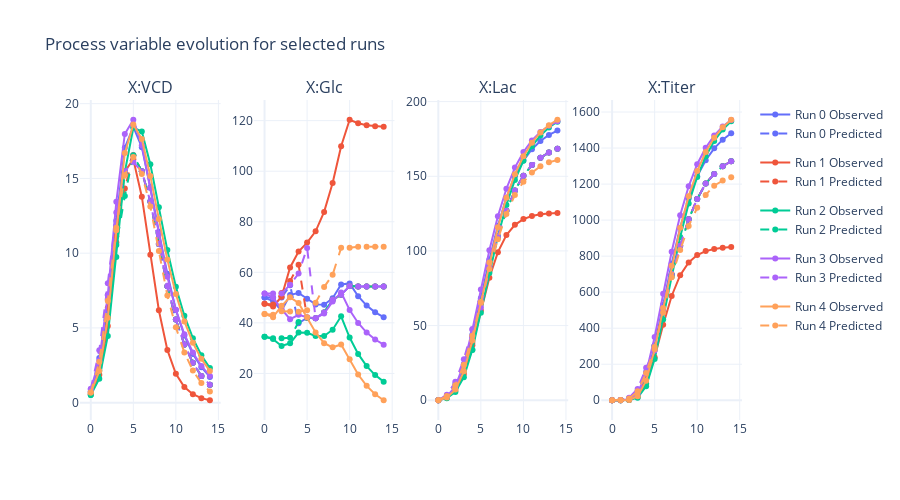

Notebook cell for this chart:
### Code cell
plot_predicted_profile(
    X_test.transpose(1, 2, 0), 
	X_test_pred.transpose(1, 2, 0), 
	X_columns, select_runs=[0, 1, 2, 3, 4], height=500
)

### Figure 1 — Plotly figure (JSON) as saved in the notebook; plotly's stock layout.template omitted (floating-point values rounded to 4 significant figures)
{"data": [{"legendgroup": "group_0", "marker": {"color": "#636EFA"}, "name": "Run 0 Observed", "showlegend": true, "type": "scatter", "x": [0, 1, 2, 3, 4, 5, 6, 7, 8, 9, 10, 11, 12, 13, 14], "xaxis": "x", "y": [0.75, 2.333, 6.178, 12.18, 17.05, 18.45, 17.09, 14.41, 11.43, 8.618, 6.207, 4.488, 3.259, 2.369, 1.721], "yaxis": "y"}, {"legendgroup": "group_0", "line": {"dash": "dash"}, "marker": {"color": "#636EFA"}, "name": "Run 0 Predicted", "showlegend": true, "type": "scatter", "x": [0, 1, 2, 3, 4, 5, 6, 7, 8, 9, 10, 11, 12, 13, 14], "xaxis": "x", "y": [0.75, 2.982, 7.204, 11.84, 15.38, 16.55, 15.47, 13.45, 10.62, 7.784, 5.561, 3.896, 2.663, 1.784, 1.203], "yaxis": "y"}, {"legendgroup": "group_0", "marker": {"color": "#636EFA"}, "name": "Run 0 Observed", "showlegend": false, "type": "scatter", "x": [0, 1, 2, 3, 4, 5, 6, 7, 8, 9, 10, 11, 12, 13, 14], "xaxis": "x2", "y": [50, 48.65, 44.79, 51.07, 51.81, 49.51, 47.31, 47.15, 49.76, 55.17, 55.61, 50.53, 46.84, 44.17, 42.22], "yaxis": "y2"}, {"legendgroup": "group_0", "line": {"dash": "dash"}, "marker": {"color": "#636EFA"}, "name": "Run 0 Predicted", "showlegend": false, "type": "scatter", "x": [0, 1, 2, 3, 4, 5, 6, 7, 8, 9, 10, 11, 12, 13, 14], "xaxis": "x2", "y": [50, 50.0, 50.0, 54.85, 39.87, 42.0, 41.83, 44.11, 49.19, 51.11, 54.54, 54.38, 54.38, 54.38, 54.38], "yaxis": "y2"}, {"legendgroup": "group_0", "marker": {"color": "#636EFA"}, "name": "Run 0 Observed", "showlegend": false, "type": "scatter", "x": [0, 1, 2, 3, 4, 5, 6, 7, 8, 9, 10, 11, 12, 13, 14], "xaxis": "x3", "y": [0, 2.025, 7.82, 20.92, 42.32, 68.3, 94.13, 116.9, 135.5, 149.9, 160.5, 168.1, 173.7, 177.7, 180.6], "yaxis": "y3"}, {"legendgroup": "group_0", "line": {"dash": "dash"}, "marker": {"color": "#636EFA"}, "name": "Run 0 Predicted", "showlegend": false, "type": "scatter", "x": [0, 1, 2, 3, 4, 5, 6, 7, 8, 9, 10, 11, 12, 13, 14], "xaxis": "x3", "y": [0, 3.106, 10.84, 24.29, 44.03, 66.33, 89.05, 109.6, 126.9, 140.5, 150.4, 157.5, 162.4, 165.9, 168.4], "yaxis": "y3"}, {"legendgroup": "group_0", "marker": {"color": "#636EFA"}, "name": "Run 0 Observed", "showlegend": false, "type": "scatter", "x": [0, 1, 2, 3, 4, 5, 6, 7, 8, 9, 10, 11, 12, 13, 14], "xaxis": "x4", "y": [0, 0.09862, 2.588, 26.97, 121.5, 302.6, 530.4, 758.0, 958.1, 1120.0, 1243.0, 1333.0, 1398.0, 1447.0, 1482.0], "yaxis": "y4"}, {"legendgroup": "group_0", "line": {"dash": "dash"}, "marker": {"color": "#636EFA"}, "name": "Run 0 Predicted", "showlegend": false, "type": "scatter", "x": [0, 1, 2, 3, 4, 5, 6, 7, 8, 9, 10, 11, 12, 13, 14], "xaxis": "x4", "y": [0, 0.8205, 10.98, 50.4, 156.2, 303.0, 496.1, 698.4, 857.7, 1005.0, 1117.0, 1203.0, 1256.0, 1299.0, 1327.0], "yaxis": "y4"}, {"legendgroup": "group_1", "marker": {"color": "#EF553B"}, "name": "Run 1 Observed", "showlegend": true, "type": "scatter", "x": [0, 1, 2, 3, 4, 5, 6, 7, 8, 9, 10, 11, 12, 13, 14], "xaxis": "x", "y": [0.5969, 1.87, 5.128, 10.71, 15.47, 16.28, 13.78, 9.892, 6.182, 3.528, 1.934, 1.048, 0.5648, 0.3036, 0.163], "yaxis": "y"}, {"legendgroup": "group_1", "line": {"dash": "dash"}, "marker": {"color": "#EF553B"}, "name": "Run 1 Predicted", "showlegend": true, "type": "scatter", "x": [0, 1, 2, 3, 4, 5, 6, 7, 8, 9, 10, 11, 12, 13, 14], "xaxis": "x", "y": [0.5969, 2.473, 6.345, 11.14, 14.33, 16.55, 15.47, 13.45, 10.62, 7.784, 5.561, 3.896, 2.663, 1.784, 1.203], "yaxis": "y"}, {"legendgroup": "group_1", "marker": {"color": "#EF553B"}, "name": "Run 1 Observed", "showlegend": false, "type": "scatter", "x": [0, 1, 2, 3, 4, 5, 6, 7, 8, 9, 10, 11, 12, 13, 14], "xaxis": "x2", "y": [47.55, 46.47, 50.34, 61.94, 68.22, 71.74, 76.22, 83.9, 95.34, 109.9, 120.4, 119.0, 118.2, 117.8, 117.6], "yaxis": "y2"}, {"legendgroup": "group_1", "line": {"dash": "dash"}, "marker": {"color": "#EF553B"}, "name": "Run 1 Predicted", "showlegend": false, "type": "scatter", "x": [0, 1, 2, 3, 4, 5, 6, 7, 8, 9, 10, 11, 12, 13, 14], "xaxis": "x2", "y": [47.55, 47.26, 51.81, 56.52, 62.99, 42.0, 41.83, 44.11, 49.19, 51.11, 54.54, 54.38, 54.38, 54.38, 54.38], "yaxis": "y2"}, {"legendgroup": "group_1", "marker": {"color": "#EF553B"}, "name": "Run 1 Observed", "showlegend": false, "type": "scatter", "x": [0, 1, 2, 3, 4, 5, 6, 7, 8, 9, 10, 11, 12, 13, 14], "xaxis": "x3", "y": [0, 1.616, 6.343, 17.58, 36.79, 60.14, 82.06, 99.17, 110.6, 117.5, 121.3, 123.4, 124.5, 125.1, 125.5], "yaxis": "y3"}, {"legendgroup": "group_1", "line": {"dash": "dash"}, "marker": {"color": "#EF553B"}, "name": "Run 1 Predicted", "showlegend": false, "type": "scatter", "x": [0, 1, 2, 3, 4, 5, 6, 7, 8, 9, 10, 11, 12, 13, 14], "xaxis": "x3", "y": [0, 2.591, 9.264, 22.12, 38.52, 66.33, 89.05, 109.6, 126.9, 140.5, 150.4, 157.5, 162.4, 165.9, 168.4], "yaxis": "y3"}, {"legendgroup": "group_1", "marker": {"color": "#EF553B"}, "name": "Run 1 Observed", "showlegend": false, "type": "scatter", "x": [0, 1, 2, 3, 4, 5, 6, 7, 8, 9, 10, 11, 12, 13, 14], "xaxis": "x4", "y": [0, 0.06212, 1.544, 17.9, 90.9, 238.9, 418.8, 578.9, 693.9, 765.2, 805.7, 828.0, 840.1, 846.7, 850.2], "yaxis": "y4"}, {"legendgroup": "group_1", "line": {"dash": "dash"}, "marker": {"color": "#EF553B"}, "name": "Run 1 Predicted", "showlegend": false, "type": "scatter", "x": [0, 1, 2, 3, 4, 5, 6, 7, 8, 9, 10, 11, 12, 13, 14], "xaxis": "x4", "y": [0, 0.5286, 7.848, 41.76, 125.2, 303.0, 496.1, 698.4, 857.7, 1005.0, 1117.0, 1203.0, 1256.0, 1299.0, 1327.0], "yaxis": "y4"}, {"legendgroup": "group_2", "marker": {"color": "#00CC96"}, "name": "Run 2 Observed", "showlegend": true, "type": "scatter", "x": [0, 1, 2, 3, 4, 5, 6, 7, 8, 9, 10, 11, 12, 13, 14], "xaxis": "x", "y": [0.5153, 1.607, 4.464, 9.743, 15.43, 18.39, 18.14, 15.95, 13.06, 10.21, 7.76, 5.819, 4.313, 3.169, 2.313], "yaxis": "y"}, {"legendgroup": "group_2", "line": {"dash": "dash"}, "marker": {"color": "#00CC96"}, "name": "Run 2 Predicted", "showlegend": true, "type": "scatter", "x": [0, 1, 2, 3, 4, 5, 6, 7, 8, 9, 10, 11, 12, 13, 14], "xaxis": "x", "y": [0.5153, 2.149, 5.75, 10.55, 13.82, 16.55, 15.47, 13.45, 10.62, 7.784, 5.561, 3.896, 2.663, 1.784, 1.203], "yaxis": "y"}, {"legendgroup": "group_2", "marker": {"color": "#00CC96"}, "name": "Run 2 Observed", "showlegend": false, "type": "scatter", "x": [0, 1, 2, 3, 4, 5, 6, 7, 8, 9, 10, 11, 12, 13, 14], "xaxis": "x2", "y": [34.49, 33.56, 30.84, 31.91, 36.16, 36.1, 34.8, 34.8, 37.3, 42.59, 34.19, 27.72, 22.9, 19.34, 16.74], "yaxis": "y2"}, {"legendgroup": "group_2", "line": {"dash": "dash"}, "marker": {"color": "#00CC96"}, "name": "Run 2 Predicted", "showlegend": false, "type": "scatter", "x": [0, 1, 2, 3, 4, 5, 6, 7, 8, 9, 10, 11, 12, 13, 14], "xaxis": "x2", "y": [34.49, 33.9, 33.86, 34.11, 40.34, 42.0, 41.83, 44.11, 49.19, 51.11, 54.54, 54.38, 54.38, 54.38, 54.38], "yaxis": "y2"}, {"legendgroup": "group_2", "marker": {"color": "#00CC96"}, "name": "Run 2 Observed", "showlegend": false, "type": "scatter", "x": [0, 1, 2, 3, 4, 5, 6, 7, 8, 9, 10, 11, 12, 13, 14], "xaxis": "x3", "y": [0, 1.39, 5.476, 15.46, 33.76, 58.53, 85.15, 109.8, 130.8, 147.5, 160.4, 170.1, 177.3, 182.7, 186.6], "yaxis": "y3"}, {"legendgroup": "group_2", "line": {"dash": "dash"}, "marker": {"color": "#00CC96"}, "name": "Run 2 Predicted", "showlegend": false, "type": "scatter", "x": [0, 1, 2, 3, 4, 5, 6, 7, 8, 9, 10, 11, 12, 13, 14], "xaxis": "x3", "y": [0, 2.273, 8.222, 20.25, 33.73, 66.33, 89.05, 109.6, 126.9, 140.5, 150.4, 157.5, 162.4, 165.9, 168.4], "yaxis": "y3"}, {"legendgroup": "group_2", "marker": {"color": "#00CC96"}, "name": "Run 2 Observed", "showlegend": false, "type": "scatter", "x": [0, 1, 2, 3, 4, 5, 6, 7, 8, 9, 10, 11, 12, 13, 14], "xaxis": "x4", "y": [0, 0.06074, 1.218, 14.19, 78.01, 229.6, 448.4, 686.0, 906.0, 1092.0, 1240.0, 1353.0, 1439.0, 1503.0, 1549.0], "yaxis": "y4"}, {"legendgroup": "group_2", "line": {"dash": "dash"}, "marker": {"color": "#00CC96"}, "name": "Run 2 Predicted", "showlegend": false, "type": "scatter", "x": [0, 1, 2, 3, 4, 5, 6, 7, 8, 9, 10, 11, 12, 13, 14], "xaxis": "x4", "y": [0, 0.4439, 6.716, 38.52, 92.45, 303.0, 496.1, 698.4, 857.7, 1005.0, 1117.0, 1203.0, 1256.0, 1299.0, 1327.0], "yaxis": "y4"}, {"legendgroup": "group_3", "marker": {"color": "#AB63FA"}, "name": "Run 3 Observed", "showlegend": true, "type": "scatter", "x": [0, 1, 2, 3, 4, 5, 6, 7, 8, 9, 10, 11, 12, 13, 14], "xaxis": "x", "y": [0.9133, 2.818, 7.208, 13.43, 17.97, 18.92, 17.23, 14.36, 11.28, 8.423, 6.216, 4.579, 3.36, 2.455, 1.788], "yaxis": "y"}, {"legendgroup": "group_3", "line": {"dash": "dash"}, "marker": {"color": "#AB63FA"}, "name": "Run 3 Predicted", "showlegend": true, "type": "scatter", "x": [0, 1, 2, 3, 4, 5, 6, 7, 8, 9, 10, 11, 12, 13, 14], "xaxis": "x", "y": [0.9133, 3.5, 7.988, 12.72, 15.48, 16.09, 15.47, 13.45, 10.62, 7.784, 5.561, 3.896, 2.663, 1.784, 1.203], "yaxis": "y"}, {"legendgroup": "group_3", "marker": {"color": "#AB63FA"}, "name": "Run 3 Observed", "showlegend": false, "type": "scatter", "x": [0, 1, 2, 3, 4, 5, 6, 7, 8, 9, 10, 11, 12, 13, 14], "xaxis": "x2", "y": [51.63, 50.0, 45.41, 41.45, 43.17, 42.25, 41.81, 43.66, 48.42, 52.05, 45.08, 39.94, 36.17, 33.4, 31.38], "yaxis": "y2"}, {"legendgroup": "group_3", "line": {"dash": "dash"}, "marker": {"color": "#AB63FA"}, "name": "Run 3 Predicted", "showlegend": false, "type": "scatter", "x": [0, 1, 2, 3, 4, 5, 6, 7, 8, 9, 10, 11, 12, 13, 14], "xaxis": "x2", "y": [51.63, 51.61, 51.6, 55.09, 59.51, 69.64, 41.83, 44.11, 49.19, 51.11, 54.54, 54.38, 54.38, 54.38, 54.38], "yaxis": "y2"}, {"legendgroup": "group_3", "marker": {"color": "#AB63FA"}, "name": "Run 3 Observed", "showlegend": false, "type": "scatter", "x": [0, 1, 2, 3, 4, 5, 6, 7, 8, 9, 10, 11, 12, 13, 14], "xaxis": "x3", "y": [0, 2.458, 9.337, 24.16, 47.18, 74.15, 100.4, 123.2, 141.7, 155.8, 166.3, 174.0, 179.6, 183.8, 186.8], "yaxis": "y3"}, {"legendgroup": "group_3", "line": {"dash": "dash"}, "marker": {"color": "#AB63FA"}, "name": "Run 3 Predicted", "showlegend": false, "type": "scatter", "x": [0, 1, 2, 3, 4, 5, 6, 7, 8, 9, 10, 11, 12, 13, 14], "xaxis": "x3", "y": [0, 3.665, 12.38, 27.48, 47.72, 62.18, 89.05, 109.6, 126.9, 140.5, 150.4, 157.5, 162.4, 165.9, 168.4], "yaxis": "y3"}, {"legendgroup": "group_3", "marker": {"color": "#AB63FA"}, "name": "Run 3 Observed", "showlegend": false, "type": "scatter", "x": [0, 1, 2, 3, 4, 5, 6, 7, 8, 9, 10, 11, 12, 13, 14], "xaxis": "x4", "y": [0, 0.1512, 3.983, 37.49, 151.2, 351.3, 591.2, 824.7, 1027.0, 1188.0, 1310.0, 1402.0, 1470.0, 1520.0, 1556.0], "yaxis": "y4"}, {"legendgroup": "group_3", "line": {"dash": "dash"}, "marker": {"color": "#AB63FA"}, "name": "Run 3 Predicted", "showlegend": false, "type": "scatter", "x": [0, 1, 2, 3, 4, 5, 6, 7, 8, 9, 10, 11, 12, 13, 14], "xaxis": "x4", "y": [0, 1.204, 14.17, 62.9, 180.1, 276.4, 496.1, 698.4, 857.7, 1005.0, 1117.0, 1203.0, 1256.0, 1299.0, 1327.0], "yaxis": "y4"}, {"legendgroup": "group_4", "marker": {"color": "#FFA15A"}, "name": "Run 4 Observed", "showlegend": true, "type": "scatter", "x": [0, 1, 2, 3, 4, 5, 6, 7, 8, 9, 10, 11, 12, 13, 14], "xaxis": "x", "y": [0.6786, 2.112, 5.679, 11.53, 16.69, 18.61, 17.64, 15.17, 12.28, 9.569, 7.271, 5.435, 4.011, 2.932, 2.125], "yaxis": "y"}, {"legendgroup": "group_4", "line": {"dash": "dash"}, "marker": {"color": "#FFA15A"}, "name": "Run 4 Predicted", "showlegend": true, "type": "scatter", "x": [0, 1, 2, 3, 4, 5, 6, 7, 8, 9, 10, 11, 12, 13, 14], "xaxis": "x", "y": [0.6786, 2.734, 6.813, 11.7, 15.22, 16.43, 15.3, 13.12, 10.15, 7.165, 5.041, 3.36, 2.146, 1.31, 0.7502], "yaxis": "y"}, {"legendgroup": "group_4", "marker": {"color": "#FFA15A"}, "name": "Run 4 Observed", "showlegend": false, "type": "scatter", "x": [0, 1, 2, 3, 4, 5, 6, 7, 8, 9, 10, 11, 12, 13, 14], "xaxis": "x2", "y": [43.47, 42.25, 46.73, 50.11, 47.9, 42.23, 36.21, 31.95, 30.32, 31.41, 25.61, 19.56, 15.07, 11.78, 9.381], "yaxis": "y2"}, {"legendgroup": "group_4", "line": {"dash": "dash"}, "marker": {"color": "#FFA15A"}, "name": "Run 4 Predicted", "showlegend": false, "type": "scatter", "x": [0, 1, 2, 3, 4, 5, 6, 7, 8, 9, 10, 11, 12, 13, 14], "xaxis": "x2", "y": [43.47, 43.17, 44.56, 44.47, 44.41, 45.04, 47.97, 54.14, 59.06, 69.66, 69.68, 70.11, 70.13, 70.13, 70.13], "yaxis": "y2"}, {"legendgroup": "group_4", "marker": {"color": "#FFA15A"}, "name": "Run 4 Observed", "showlegend": false, "type": "scatter", "x": [0, 1, 2, 3, 4, 5, 6, 7, 8, 9, 10, 11, 12, 13, 14], "xaxis": "x3", "y": [0, 1.832, 7.117, 19.35, 39.98, 65.81, 92.17, 115.9, 135.7, 151.4, 163.4, 172.5, 179.3, 184.2, 187.9], "yaxis": "y3"}, {"legendgroup": "group_4", "line": {"dash": "dash"}, "marker": {"color": "#FFA15A"}, "name": "Run 4 Predicted", "showlegend": false, "type": "scatter", "x": [0, 1, 2, 3, 4, 5, 6, 7, 8, 9, 10, 11, 12, 13, 14], "xaxis": "x3", "y": [0, 2.849, 10.08, 23.73, 43.22, 65.32, 87.82, 107.9, 124.7, 137.5, 146.3, 152.4, 156.7, 159.3, 160.9], "yaxis": "y3"}, {"legendgroup": "group_4", "marker": {"color": "#FFA15A"}, "name": "Run 4 Observed", "showlegend": false, "type": "scatter", "x": [0, 1, 2, 3, 4, 5, 6, 7, 8, 9, 10, 11, 12, 13, 14], "xaxis": "x4", "y": [0, 0.08705, 2.08, 22.6, 108.4, 283.0, 511.6, 746.5, 957.6, 1133.0, 1272.0, 1378.0, 1457.0, 1515.0, 1557.0], "yaxis": "y4"}, {"legendgroup": "group_4", "line": {"dash": "dash"}, "marker": {"color": "#FFA15A"}, "name": "Run 4 Predicted", "showlegend": false, "type": "scatter", "x": [0, 1, 2, 3, 4, 5, 6, 7, 8, 9, 10, 11, 12, 13, 14], "xaxis": "x4", "y": [0, 0.695, 9.785, 49.53, 151.6, 295.7, 487.2, 682.7, 834.1, 966.7, 1069.0, 1140.0, 1191.0, 1219.0, 1238.0], "yaxis": "y4"}], "layout": {"annotations": [{"font": {"size": 16}, "showarrow": false, "text": "X:VCD", "x": 0.1062, "xanchor": "center", "xref": "paper", "y": 1, "yanchor": "bottom", "yref": "paper"}, {"font": {"size": 16}, "showarrow": false, "text": "X:Glc", "x": 0.3688, "xanchor": "center", "xref": "paper", "y": 1, "yanchor": "bottom", "yref": "paper"}, {"font": {"size": 16}, "showarrow": false, "text": "X:Lac", "x": 0.6313, "xanchor": "center", "xref": "paper", "y": 1, "yanchor": "bottom", "yref": "paper"}, {"font": {"size": 16}, "showarrow": false, "text": "X:Titer", "x": 0.8938, "xanchor": "center", "xref": "paper", "y": 1, "yanchor": "bottom", "yref": "paper"}], "height": 500, "showlegend": true, "title": {"text": "Process variable evolution for selected runs"}, "xaxis": {"anchor": "y", "domain": [0, 0.2125]}, "xaxis2": {"anchor": "y2", "domain": [0.2625, 0.475]}, "xaxis3": {"anchor": "y3", "domain": [0.525, 0.7375]}, "xaxis4": {"anchor": "y4", "domain": [0.7875, 1]}, "yaxis": {"anchor": "x", "domain": [0, 1]}, "yaxis2": {"anchor": "x2", "domain": [0, 1]}, "yaxis3": {"anchor": "x3", "domain": [0, 1]}, "yaxis4": {"anchor": "x4", "domain": [0, 1]}}}
